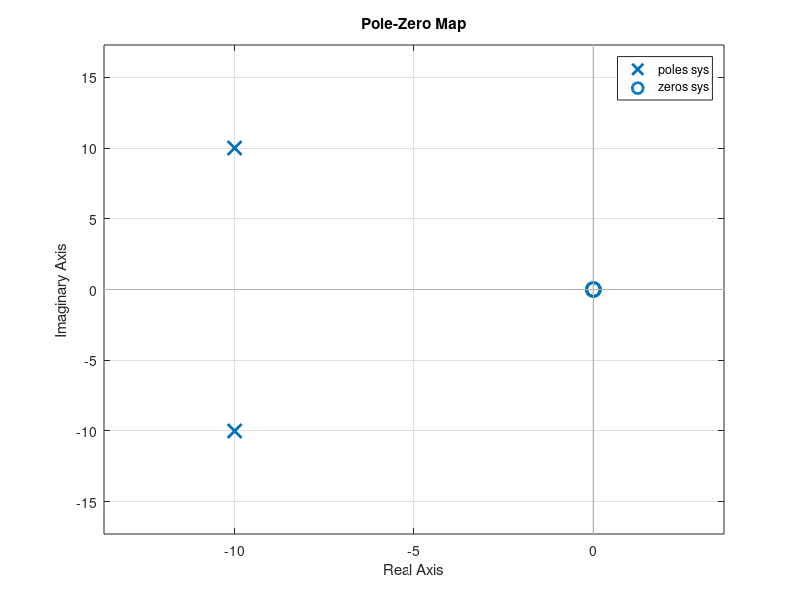

This chart was generated by the following MATLAB code:
%% Title:Control System-Second Order System: diagonal shifting
%Author:Sushma L Nagangoudra
%PS No:99003752
%Date:7/04/2021
%Version:1.0


%% This Document has movement of poles for Second Order System
zeros = 0;
poles = [-10+10i -10-10i];
gain = 1;
sys = zpk(zeros,poles,gain);
hold on
pzmap(sys)
[wn1,zeta1]=damp(sys)
   
zeros = 0;
poles = [-100+100i -100-100i];
gain = 1;
sys = zpk(zeros,poles,gain);
hold on
pzmap(sys)
[wn2,zeta2]=damp(sys)

zeros = 0;
poles = [-300+300i -300-300i];
gain = 1;
sys = zpk(zeros,poles,gain);
pzmap(sys)
[wn3,zeta3]=damp(sys)
